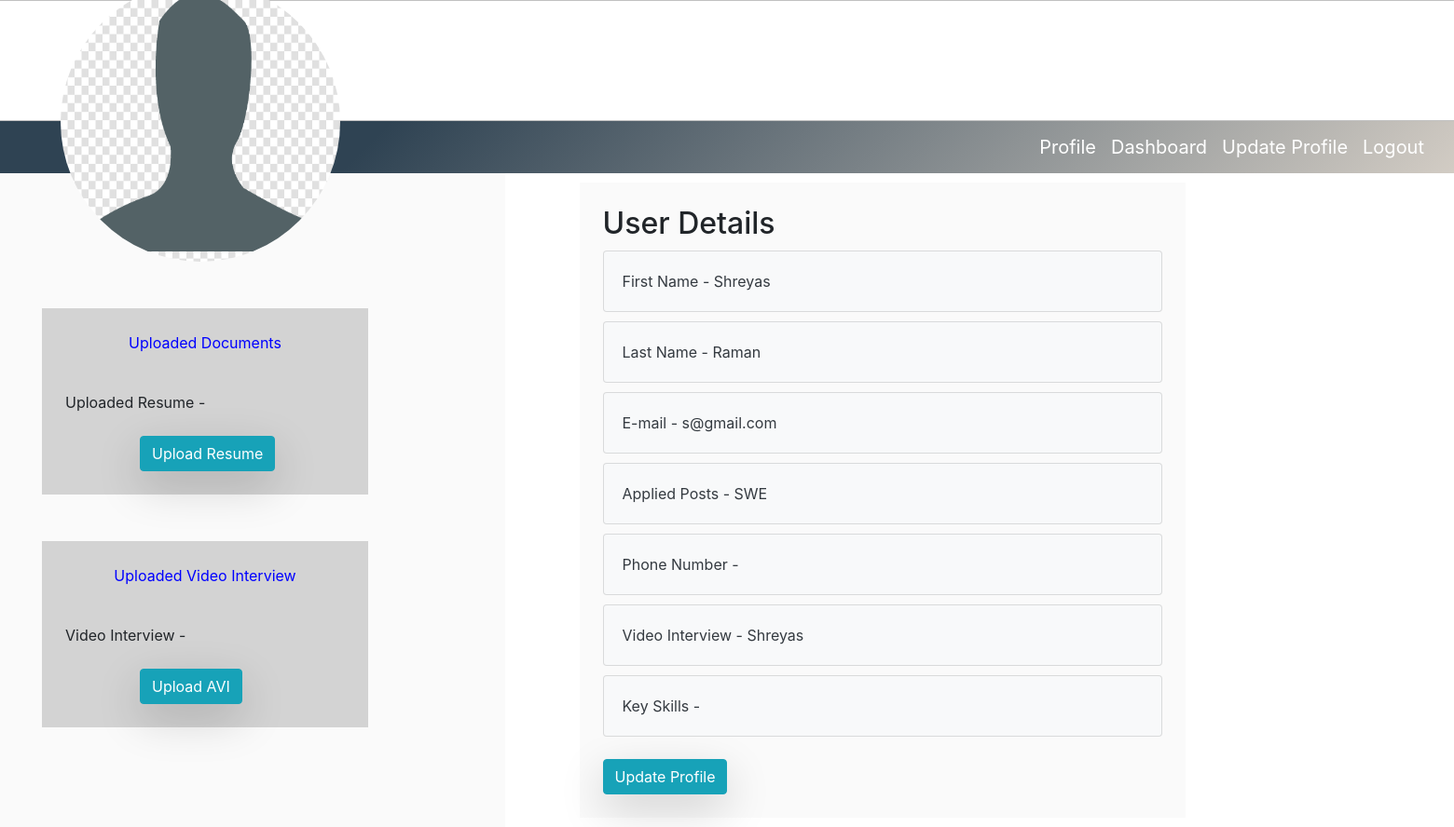
Page /applicant/ (signed in) on the committed database.
### user/models.py (models this page shows, shortened)
class Applicant(models.Model):
	user = models.OneToOneField(User, on_delete = models.CASCADE) # username password email first_name last_name
	is_type = models.CharField(max_length=50,choices=is_type,default='Applicant')
	resume = models.FileField(upload_to=get_resume_upload_path , max_length=254) # uploads to media_root/uploads/username/resume/
	profile_pic = models.ImageField(upload_to=get_profile_upload_path, max_length=100, default = 'empty_profile.png') # uploads to media_root/uploads/username/profile/
	avi = models.FileField(upload_to=get_avi_upload_path , max_length=254, blank=True, null=True) # uploads to media_root/uploads/username/avi
	avi_upload_date = models.DateField(blank=True, null=True)
	phone_regex = RegexValidator(regex=r'^\+?1?\d{9,15}$', message="Phone number must be entered in the format: '+999999999'. Up to 15 digits allowed.")
	phone_number = models.CharField(validators=[phone_regex], max_length=17, blank=True) # validators should be a list
	key_skills = models.JSONField(default=dict)
	o = models.FloatField(null=True, validators=[MinValueValidator(0.0), MaxValueValidator(1.0)],blank=True)
	c = models.FloatField(null=True, validators=[MinValueValidator(0.0), MaxValueValidator(1.0)],blank=True)
	e = models.FloatField(null=True, validators=[MinValueValidator(0.0), MaxValueValidator(1.0)],blank=True)
	a = models.FloatField(null=True, validators=[MinValueValidator(0.0), MaxValueValidator(1.0)],blank=True)
	n = models.FloatField(null=True, validators=[MinValueValidator(0.0), MaxValueValidator(1.0)],blank=True)
	SOFTWARE_ENGINEER = 'SWE'
	FRONTEND_DEV = 'Frontend Developer'
	BACKEND_DEV = 'Backend Developer'
	DATA_SCIENTIST = 'Data Scientist'
	MACHINE_LEARNING_ENGINEER= 'Machine Learning Engineer'
	POST_CHOICES = [
        (SOFTWARE_ENGINEER, 'SWE'),
    	(FRONTEND_DEV,'Frontend Developer'),
    	(BACKEND_DEV,'Backend Developer'),
        (DATA_SCIENTIST,'Data Scientist'),
        (MACHINE_LEARNING_ENGINEER,'Machine Learning Engineer'),
    ]
	applied_posts = models.CharField(
		max_length=50,
        choices=POST_CHOICES,
        default=SOFTWARE_ENGINEER,
    )
	def resume_filename(self):
		return os.path.basename(self.resume.name)
	def avi_filename(self):
		return os.path.basename(self.avi.name)
	def __str__(self):
		return self.user.first_name

### applicant/views.py (the view)
# urls.py: path('', applicant_views.dashboard, name='applicant-home'),
def dashboard(request):
	user = request.user
	applicant = Applicant.objects.filter(user=user).first()
	fields = {
		'First Name' : applicant.user.first_name,
		'Last Name' : applicant.user.last_name,
		'E-mail' : applicant.user.email,
		'Applied Posts': applicant.applied_posts,
		'Uploaded Resume': applicant,
		'Profile Picture': applicant.profile_pic,
		'Phone Number': applicant.phone_number,
		'Video Interview': applicant,
	}
	if 'skills' in applicant.key_skills:
		fields['Key Skills'] = applicant.key_skills['skills']
	else:
		fields['Key Skills'] = ''
	return render(request,"applicant/dashboard.html", {'fields':fields, 'profile': applicant.profile_pic.url})

### applicant/templates/applicant/dashboard.html (shortened to what this page needs)
{% load static %}
<!DOCTYPE html>
<html lang="en">
<head>
  <link rel="stylesheet" href="https://maxcdn.bootstrapcdn.com/bootstrap/4.4.1/css/bootstrap.min.css">
</head>
<body>
  <section style="position:relative;z-index:1;">
    <div class="container" style="position: relative;text-align: center;color: white;z-index:-2;">
      <div class="centered" style="position: absolute;top: 50%;left: 43%;transform: translate(-50%, -50%);font-size:36px;">{{user.first_name}} {{user.last_name}}</div>
      <img src="https://images.pexels.com/photos/1526/dark-blur-blurred-gradient.jpg?auto=compress&cs=tinysrgb&fit=crop&h=627&w=1200" style="height:130px;width:200%;margin-left:-60%;">
    </div>
  </section>
<nav class="navbar navbar-custom">
  <ul class="navbar-nav ml-auto">
    <a class="navbar-brand" href="#" style="color:white;">
    Profile
  </a></ul>
<a class="navbar-brand" href="#" style="color:white;">
  Dashboard
</a>
<a class="navbar-brand" href="#" style="color:white;">
  Update Profile
</a>
<a class="navbar-brand" href="{% url 'logout' %}" style="color:white;" onclick="return confirm('Are you sure you want to logout?');">
  Logout
</a>
</nav>
<div class="row">
  <div class="column left" style="background-color:#FAFAFA">
    <img src="{{profile}}" style="border-radius:50%;height:300px;width:300px;margin-left:70px;margin-top:-40%;z-index:1;position:relative;">
    <div class="resumebox" style="background-color:lightgrey;width:350px;padding:25px;margin-left:50px;margin-top:50px;">
      <p style="color:blue;text-align:center">Uploaded Documents</p>
      {% for key,value in fields.items %}
        {% if key == 'Uploaded Resume' %}<br>
          {{key}} - <a href={{value.url}}> {{value.resume_filename}}</a> <br>
        {% endif %}
      {% endfor %}
      <br>
      <div>
        <a href="{% url 'upload-resume' %}"><button type="button" class="btn btn-info shadow-lg" style="margin-left:80px">Upload Resume</button></a>
      </div>
    </div>
    <div class="avibox" style="background-color:rgb(211, 211, 211);width:350px;padding:25px;margin-left:50px;margin-top:50px;">
      <p style="color:blue;text-align:center">Uploaded Video Interview</p>
      {% for key,value in fields.items %}
        {% if key == 'Video Interview' %}<br>
          {{key}} - <a href={{value.url}}> {{value.avi_filename}}</a> <br>
        {% endif %}
      {% endfor %}
      <br>
      <div>
        <a href="{% url 'upload-avi' %}"><button type="button" class="btn btn-info shadow-lg" style="margin-left:80px">Upload AVI</button></a>
      </div>
    </div>
  </div>
  <div class="column right">
    <div class="detailsbox" style="background-color:#FAFAFA;width:650px;padding:25px;margin-left:70px;">
    <h2>User Details</h2>
    {% for key,value in fields.items %}
    {% if key == 'Uploaded Resume' %}
      {% comment %} {{key}} - <a href={{value.url}}> {{value.resume_filename}}</a> <br> {% endcomment %}
    {% elif key == 'Profile Picture' %}
      {% comment %} <img src="{{ MEDIA_URL }}{{value.url}}" style="width: 500px; height: 500px;"> {% endcomment %}
    {% else %}
    <div class="card bg-light text-dark" style="margin-top:10px">
      <div class="card-body">{{key}} - {{value}}</div>
    </div>
    {% endif %}
  {% endfor %}
  <br>
  <a href="{% url 'edit-profile' %}"><button type="button" class="btn btn-info shadow-lg">Update Profile</button></a>
    </div>
  </div>
</div>
</body>
</html>

### applicant/templates/applicant/dashboard.html (style rules this page uses)
.navbar-custom { background-color: #2f4353; z-index: 1; position:relative; background-image: linear-gradient(315deg, #d2ccc4 0%, #2f4353 74%); }
.column { float: left; padding: 10px; }
.left { width: 35%; }
.right { width: 65%; }
.row:after { content: ""; display: table; clear: both; }

### rows in the picture
Applicant: key "Uploaded Resume", key "Video Interview", fields "SWE", user.first_name "Shreyas"

### other values in the picture
{{ key }} "First Name" "Last Name" "E-mail" "Applied Posts" "Phone Number" "Key Skills"
{{ value }} "Shreyas" "Raman" "s@gmail.com"
